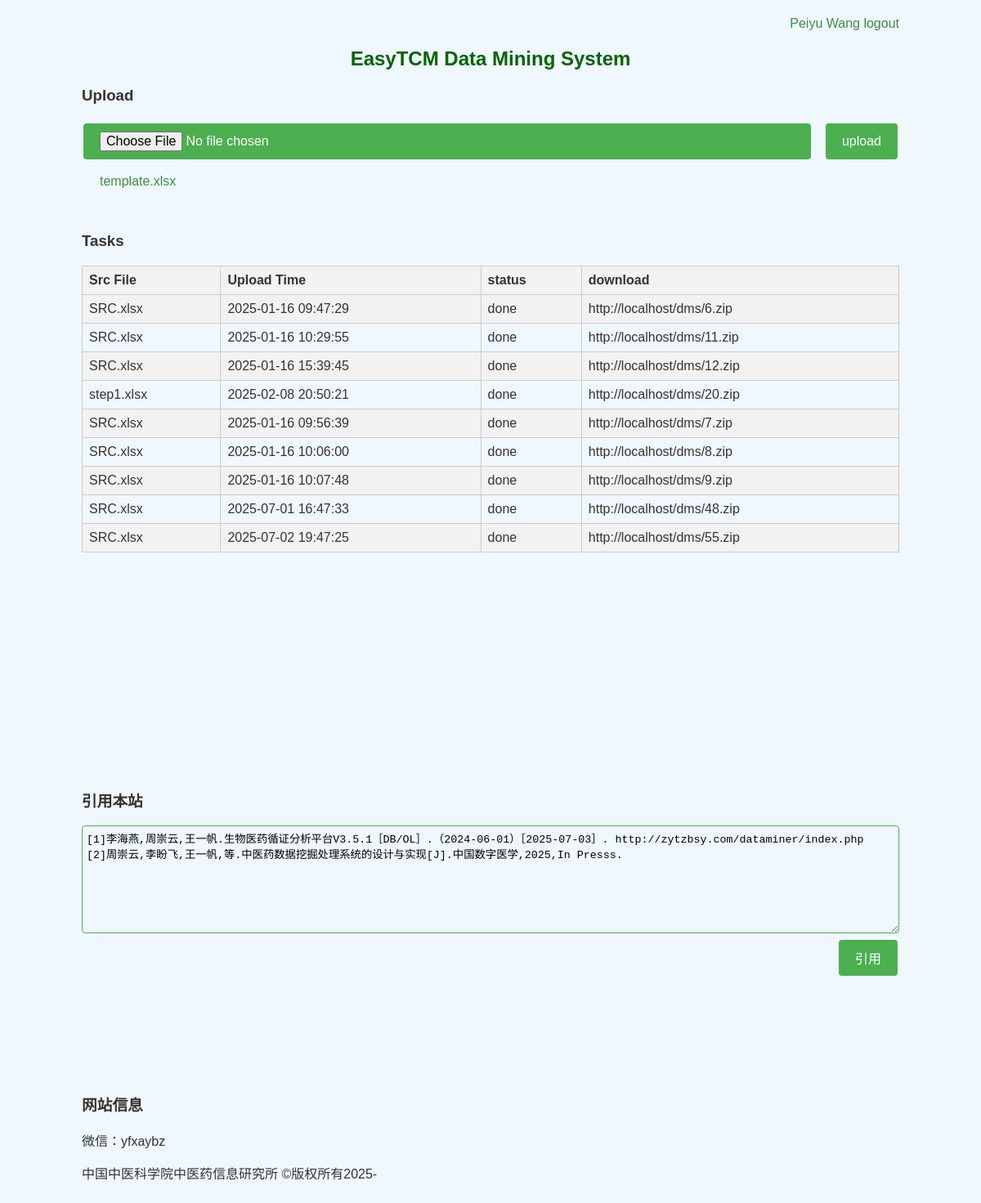
Page /dm/index.php (signed in) on the committed database.
### tables this page shows
CREATE TABLE `dataminer_upload_records` (
  `id` int(11) NOT NULL,
  `original_filename` varchar(255) NOT NULL,
  `saved_filename` varchar(255) NOT NULL,
  `upload_time` datetime NOT NULL,
  `email` varchar(255) DEFAULT NULL,
  `phone` varchar(20) NOT NULL,
  `status` varchar(50) NOT NULL,
  `url` varchar(255) DEFAULT NULL
);

### dm/index.php (the view, shortened to what this page needs)
<?php
if (isset($_COOKIE['username']) && isset($_COOKIE['token']) && isset($_COOKIE['user_id']) &&
    !empty($_COOKIE['username']) && !empty($_COOKIE['token']) && !empty($_COOKIE['user_id'])) {
    $login_text = $_COOKIE['username'];
} else {
    $login_text = '登录';
    echo $_COOKIE['username'];
    header('Location: login.php');
}
?>
<!DOCTYPE html>
<html lang="en">
<head>
</head>
<body>
<div class="main_body">
    <div class="button_container2">
        <form id="loginForm">
            <a id="login_a" href="login.php"><?php echo $login_text ?></a>
            <a id="login_out" href="logout.php"><?php echo 'logout' ?></a>
        </form>
    </div>
    <h2>EasyTCM Data Mining System</h2>
        <h3>Upload</h3>
    <form action="upload.php" method="post" enctype="multipart/form-data">
        <div class="button_container">
            <div class="file-input-container">
                <input type="file" name="file" id="file" required>
            </div>
            <input id="submit_button" type="submit" value="upload">
        </div>
        <div class="button_container">
            <a class="file_a" href="数据挖掘模板.xlsx" download>template.xlsx</a>
        </div>
        <input type="tel" name="phone" id="phone" value="<?php echo $_COOKIE['user_id'] ?>"><br>
    </form>
    <div>
        <?php
        if (isset($_COOKIE['username']) && isset($_COOKIE['token']) && isset($_COOKIE['user_id']) &&
            !empty($_COOKIE['username']) && !empty($_COOKIE['token']) && !empty($_COOKIE['user_id'])) {
            $host = 'localhost';
            $dbname = 'web8';
            $username = 'root';
            $password = 'root1234';
            $pdo = new PDO("mysql:host=$host;dbname=$dbname", $username, $password);
            $pdo->setAttribute(PDO::ATTR_ERRMODE, PDO::ERRMODE_EXCEPTION);
            function queryAndOutputAsTable($phoneNumber) {
                global $pdo;
                $sql = "SELECT original_filename, upload_time, status, url FROM dataminer_upload_records WHERE phone = :phone";
                $stmt = $pdo->prepare($sql);
                $stmt->execute([':phone' => $phoneNumber]);
                $results = $stmt->fetchAll(PDO::FETCH_ASSOC);
                echo '<h3>Tasks</h3>';
                echo '<table>';
                echo '<tr><th>Src File</th><th>Upload Time</th><th>status</th><th>download</th></tr>';
                foreach ($results as $row) {
                    echo '<tr>';
                    echo '<td>' . htmlspecialchars($row['original_filename']) . '</td>';
                    echo '<td>' . htmlspecialchars($row['upload_time']) . '</td>';
                    echo '<td>' . htmlspecialchars($row['status']) . '</td>';
                    echo '<td>' . htmlspecialchars($row['url']) . '</td>';
                    echo '</tr>';
                }
                echo '</table>';
            }
            queryAndOutputAsTable($_COOKIE['user_id']);
        } else {
            $login_text = '登录';
            echo $_COOKIE['username'];
            header('Location: login.php');
        }
        ?>
    </div>
        <br>
        <br>        <br>
        <br>        <br>
        <br>        <br>        <br>
        <br>        <br>        <br>        <br>
        <br>
    <div>
        <br>
        <br>
        <h3>引用本站</h3>
        <textarea id="ref">[1]李海燕,周崇云,王一帆.生物医药循证分析平台V3.5.1［DB/OL］.（2024-06-01）［<?php echo date('Y-m-d'); ?>］. http://zytzbsy.com/dataminer/index.php
[2]周崇云,李盼飞,王一帆,等.中医药数据挖掘处理系统的设计与实现[J].中国数字医学,2025,In Presss.
            </textarea>
        <div class="button_container2">
            <button id="copy_button_ref">引用</button>
        </div>
    </div>
    <div class="bottom_blank_div"></div>
    <div class="container">
        <h3>网站信息</h3>
        <p>微信：yfxaybz</p>
        <p>中国中医科学院中医药信息研究所 ©版权所有2025-</p>
    </div>
    <div class="bottom_blank_div"></div>
</div>
</body>
</html>

### dm/index.php (style rules this page uses)
body { background-color: #f0f8ff; color: #333; font-family: Arial, sans-serif; display: flex; justify-content: center; align-items: center; margin: 0; }
.editable, textarea { width: calc(100% - 12px); padding: 5px; border: none; border-radius: 4px; background-color: #f0f8ff; }
textarea { height: 200px; border: 1px solid #4CAF50; }
button, #submit_button, input[type='file'] { background-color: #4CAF50; color: white; border: none; padding: 10px 20px; text-align: center; text-decoration: none; display: inline-block; font-size: 16px; margin: 4px 2px; cursor: pointer; border-radius: 4px; }
input[type='file'] { width: 850px; }
.bottom_blank_div, #ref { height: 120px; }
.main_body { width: 1000px; max-width: 1000px; }
a { color: #3e8e41; text-decoration: none; }
#loginForm { margin-top: 20px; }
h2 { text-align: center; color: darkgreen; }
.file_a { padding: 10px 20px; text-align: center; text-decoration: none; display: inline-block; font-size: 16px; margin: 4px 2px; cursor: pointer; border-radius: 4px; }
.button_container, .button_container2 { display: flex; justify-content: space-between; }
.button_container2 { justify-content: flex-end; }
table { width: 100%; border-collapse: collapse; }
th, td { border: 1px solid #ccc; padding: 8px; text-align: left; }
th { background-color: #f2f2f2; font-weight: bold; }
tr:nth-child(even) { background-color: #f2f2f2; }

### rows in the picture
dataminer_upload_records: original_filename "SRC.xlsx", upload_time "2025-01-16 09:47:29", status "done", url "http://localhost/dms/6.zip"
dataminer_upload_records: original_filename "SRC.xlsx", upload_time "2025-01-16 10:29:55", status "done", url "http://localhost/dms/11.zip"
dataminer_upload_records: original_filename "SRC.xlsx", upload_time "2025-01-16 15:39:45", status "done", url "http://localhost/dms/12.zip"
dataminer_upload_records: original_filename "step1.xlsx", upload_time "2025-02-08 20:50:21", status "done", url "http://localhost/dms/20.zip"
dataminer_upload_records: original_filename "SRC.xlsx", upload_time "2025-01-16 09:56:39", status "done", url "http://localhost/dms/7.zip"
dataminer_upload_records: original_filename "SRC.xlsx", upload_time "2025-01-16 10:06:00", status "done", url "http://localhost/dms/8.zip"
dataminer_upload_records: original_filename "SRC.xlsx", upload_time "2025-01-16 10:07:48", status "done", url "http://localhost/dms/9.zip"
dataminer_upload_records: original_filename "SRC.xlsx", upload_time "2025-07-01 16:47:33", status "done", url "http://localhost/dms/48.zip"
dataminer_upload_records: original_filename "SRC.xlsx", upload_time "2025-07-02 19:47:25", status "done", url "http://localhost/dms/55.zip"

### other values in the picture
$login_text "Peiyu Wang"
